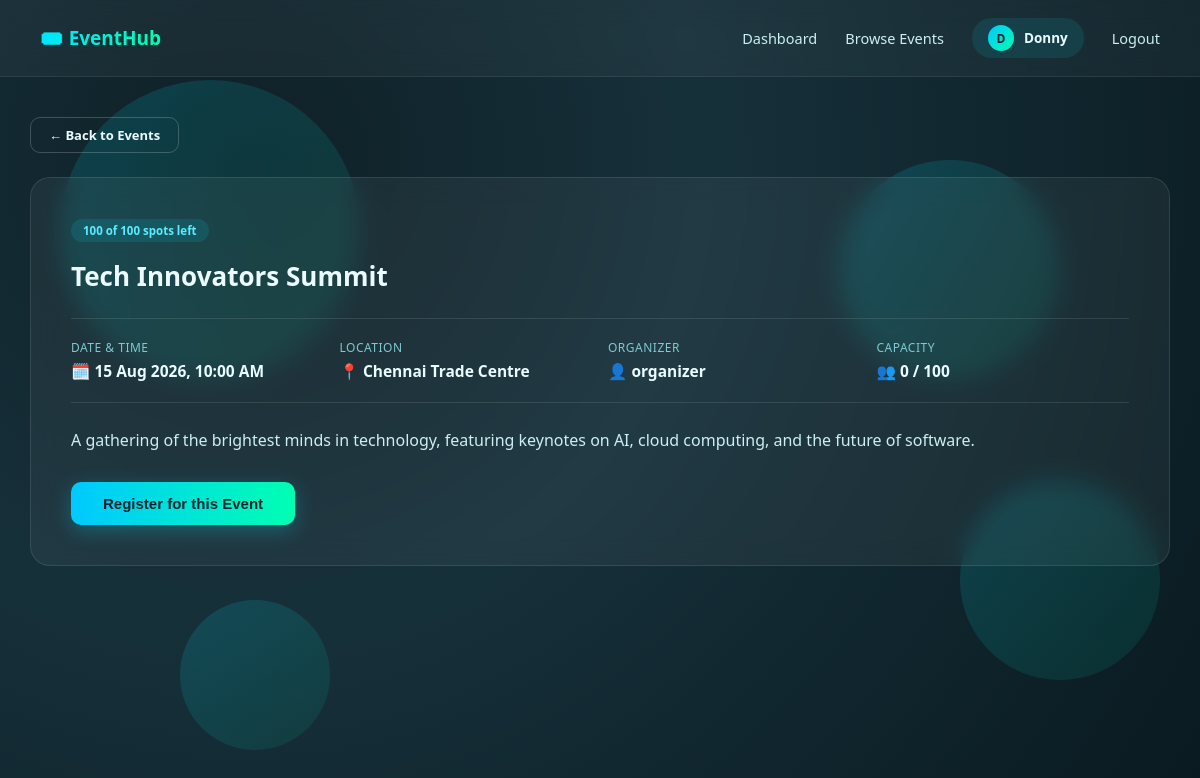
/events/1 (signed in), run on the app's committed database.
### tables this page shows
CREATE TABLE event (
            id INTEGER PRIMARY KEY AUTOINCREMENT,
            title TEXT NOT NULL,
            description TEXT NOT NULL,
            location TEXT NOT NULL,
            event_date TIMESTAMP NOT NULL,
            capacity INTEGER DEFAULT 50,
            organizer_id INTEGER NOT NULL,
            created_at TIMESTAMP DEFAULT CURRENT_TIMESTAMP,
            FOREIGN KEY (organizer_id) REFERENCES user (id)
        );

CREATE TABLE user (
            id INTEGER PRIMARY KEY AUTOINCREMENT,
            username TEXT UNIQUE NOT NULL,
            email TEXT UNIQUE NOT NULL,
            password_hash TEXT NOT NULL,
            is_organizer INTEGER DEFAULT 0,
            created_at TIMESTAMP DEFAULT CURRENT_TIMESTAMP
        );

### app.py (the view)
@app.route('/events/<int:event_id>')
@login_required
def event_detail(event_id):
    db = get_db()
    row = db.execute("SELECT * FROM event WHERE id = ?", (event_id,)).fetchone()
    if not row:
        flash('Event not found.', 'error')
        return redirect(url_for('events'))
    spots_left, registered_count = event_spots_left(row, db)
    organizer = db.execute("SELECT username FROM user WHERE id = ?", (row['organizer_id'],)).fetchone()
    event = {
        **dict(row),
        'spots_left': spots_left,
        'registered_count': registered_count,
        'event_date': parse_dt(row['event_date']),
        'organizer_username': organizer['username'] if organizer else 'Unknown'
    }
    is_registered = db.execute(
        "SELECT 1 FROM registration WHERE user_id = ? AND event_id = ? AND status = 'confirmed'",
        (session['user_id'], event_id)
    ).fetchone() is not None
    return render_template('event_detail.html', event=event, is_registered=is_registered)

### app.py (called while the page is built)
def get_db():
    if 'db' not in g:
        g.db = sqlite3.connect(DB_NAME)
        g.db.row_factory = sqlite3.Row
        g.db.execute("PRAGMA foreign_keys = ON")
    return g.db

def parse_dt(value):
    if isinstance(value, datetime):
        return value
    for fmt in ('%Y-%m-%d %H:%M:%S', '%Y-%m-%dT%H:%M'):
        try:
            return datetime.strptime(value, fmt)
        except ValueError:
            continue
    return None

def event_spots_left(event_row, db):
    count = db.execute(
        "SELECT COUNT(*) FROM registration WHERE event_id = ? AND status = 'confirmed'",
        (event_row['id'],)
    ).fetchone()[0]
    return max(event_row['capacity'] - count, 0), count

def login_required(f):
    @wraps(f)
    def decorated(*args, **kwargs):
        if 'user_id' not in session:
            flash('Please log in to access this page.', 'info')
            return redirect(url_for('login'))
        return f(*args, **kwargs)
    return decorated

@app.context_processor
def inject_user():
    class CurrentUser:
        is_authenticated = 'user_id' in session
        username = session.get('username')
        is_organizer = session.get('is_organizer', False)
    return {'current_user': CurrentUser()}

### templates/event_detail.html (shortened to what this page needs)
{% extends "base.html" %}
{% block content %}
<div class="page-wrapper">
    <a href="{{ url_for('events') }}" class="btn-outline" style="margin-bottom: 24px; padding: 8px 18px; font-size: 13px;">← Back to Events</a>
    <div class="detail-card">
        {% if is_registered %}
            <span class="event-badge registered">✓ You're registered</span>
        {% elif event.spots_left <= 0 %}
            <span class="event-badge full">Event Full</span>
        {% else %}
            <span class="event-badge">{{ event.spots_left }} of {{ event.capacity }} spots left</span>
        {% endif %}
        <h1 style="margin-top: 16px;">{{ event.title }}</h1>
        <div class="detail-meta-grid">
            <div class="meta-item">
                <div class="meta-label">Date & Time</div>
                <div class="meta-value">🗓️ {{ event.event_date.strftime('%d %b %Y, %I:%M %p') }}</div>
            </div>
            <div class="meta-item">
                <div class="meta-label">Location</div>
                <div class="meta-value">📍 {{ event.location }}</div>
            </div>
            <div class="meta-item">
                <div class="meta-label">Organizer</div>
                <div class="meta-value">👤 {{ event.organizer_username }}</div>
            </div>
            <div class="meta-item">
                <div class="meta-label">Capacity</div>
                <div class="meta-value">👥 {{ event.registered_count }} / {{ event.capacity }}</div>
            </div>
        </div>
        <p class="detail-description">{{ event.description }}</p>
        {% if is_registered %}
        <form method="POST" action="{{ url_for('cancel_registration', event_id=event.id) }}" class="inline-form">
            <button type="submit" class="btn-danger">Cancel Registration</button>
        </form>
        {% elif event.spots_left > 0 %}
        <form method="POST" action="{{ url_for('register_for_event', event_id=event.id) }}" class="inline-form">
            <button type="submit" class="btn-primary" style="width: auto; padding: 13px 32px;">Register for this Event</button>
        </form>
        {% else %}
        <button class="btn-outline" disabled style="opacity: 0.5; cursor: not-allowed;">Event is Full</button>
        {% endif %}
    </div>
</div>
{% endblock %}

### static/style.css (style rules this page uses)
* { box-sizing: border-box; margin: 0; padding: 0; }
html, body { height: 100%; width: 100%; }
body { font-family: 'Segoe UI', Arial, sans-serif; color: #eafcff; min-height: 100vh; background: radial-gradient(circle at 20% 20%, #0f2027 0%, #16303a 40%, #0a1a20 100%); background-attachment: fixed; }
.btn-primary { width: 100%; padding: 13px; border: none; border-radius: 10px; background: linear-gradient(90deg, #00c9ff, #00ffb2); color: #06222a; font-weight: 700; font-size: 15px; cursor: pointer; transition: all 0.2s ease; box-shadow: 0 6px 20px rgba(0, 229, 255, 0.25); }
.page-wrapper { position: relative; z-index: 1; max-width: 1200px; margin: 0 auto; padding: 40px 30px 80px; }
.event-badge { display: inline-block; padding: 4px 12px; border-radius: 20px; font-size: 11.5px; font-weight: 700; background: rgba(0, 229, 255, 0.12); color: #5eeaff; }
.detail-card { background: rgba(255,255,255,0.05); border: 1px solid rgba(255,255,255,0.1); border-radius: 20px; padding: 40px; backdrop-filter: blur(12px); }
.detail-card h1 { font-size: 26px; margin-bottom: 14px; }
.detail-meta-grid { display: grid; grid-template-columns: repeat(auto-fit, minmax(180px, 1fr)); gap: 16px; margin: 24px 0; padding: 20px 0; border-top: 1px solid rgba(255,255,255,0.1); border-bottom: 1px solid rgba(255,255,255,0.1); }
.meta-item .meta-label { font-size: 12px; color: #7fc9d0; text-transform: uppercase; letter-spacing: 0.5px; margin-bottom: 4px; }
.meta-item .meta-value { font-size: 15.5px; font-weight: 600; }
.detail-description { line-height: 1.7; color: #cdeff2; margin-bottom: 28px; }
.btn-outline { background: transparent; border: 1px solid rgba(255,255,255,0.2); color: #eafcff; padding: 13px 28px; border-radius: 10px; font-weight: 600; cursor: pointer; font-size: 14.5px; text-decoration: none; display: inline-block; }
form.inline-form { display: inline; }

### data on the page
event: title "Tech Innovators Summit", location "Chennai Trade Centre", description "A gathering of the brightest minds in technology, featuring keynotes on AI, cloud computing, and the future of software."
user: organizer_username "organizer"

### other printed values
{{ current_user.username[0]|upper }} "D"
{{ current_user.username }} "Donny"
{{ event.spots_left }} "100"
{{ event.capacity }} "100"
{{ event.event_date.strftime('%d %b %Y, %I:%M %p') }} "15 Aug 2026, 10:00 AM"
{{ event.registered_count }} "0"
